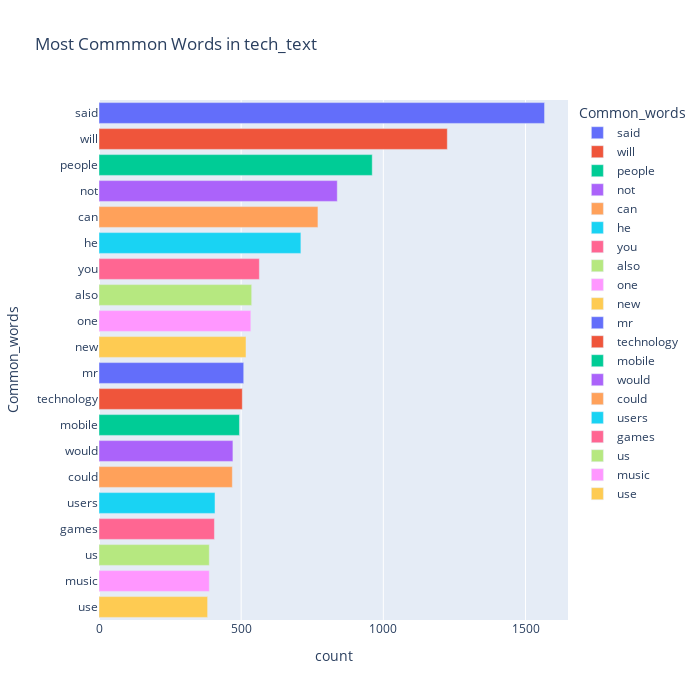

The code cell stored with this chart in its notebook:
### Code cell
top = Counter([item for sublist in tech_text['short_word'] for item in sublist])
temp_positive = pd.DataFrame(top.most_common(20))
temp_positive.columns = ['Common_words','count']
fig = px.bar(temp_positive, x="count", y="Common_words", title='Most Commmon Words in tech_text', orientation='h', 
             width=700, height=700,color='Common_words')
fig.show()

### Figure 1 — Plotly figure (JSON) as saved in the notebook; plotly's stock layout.template omitted (floating-point values rounded to 4 significant figures)
{"data": [{"alignmentgroup": "True", "hovertemplate": "Common_words=%{y}<br>count=%{x}<extra></extra>", "legendgroup": "said", "marker": {"color": "#636efa", "pattern": {"shape": ""}}, "name": "said", "offsetgroup": "said", "orientation": "h", "showlegend": true, "textposition": "auto", "type": "bar", "x": [1567], "xaxis": "x", "y": ["said"], "yaxis": "y"}, {"alignmentgroup": "True", "hovertemplate": "Common_words=%{y}<br>count=%{x}<extra></extra>", "legendgroup": "will", "marker": {"color": "#EF553B", "pattern": {"shape": ""}}, "name": "will", "offsetgroup": "will", "orientation": "h", "showlegend": true, "textposition": "auto", "type": "bar", "x": [1225], "xaxis": "x", "y": ["will"], "yaxis": "y"}, {"alignmentgroup": "True", "hovertemplate": "Common_words=%{y}<br>count=%{x}<extra></extra>", "legendgroup": "people", "marker": {"color": "#00cc96", "pattern": {"shape": ""}}, "name": "people", "offsetgroup": "people", "orientation": "h", "showlegend": true, "textposition": "auto", "type": "bar", "x": [961], "xaxis": "x", "y": ["people"], "yaxis": "y"}, {"alignmentgroup": "True", "hovertemplate": "Common_words=%{y}<br>count=%{x}<extra></extra>", "legendgroup": "not", "marker": {"color": "#ab63fa", "pattern": {"shape": ""}}, "name": "not", "offsetgroup": "not", "orientation": "h", "showlegend": true, "textposition": "auto", "type": "bar", "x": [838], "xaxis": "x", "y": ["not"], "yaxis": "y"}, {"alignmentgroup": "True", "hovertemplate": "Common_words=%{y}<br>count=%{x}<extra></extra>", "legendgroup": "can", "marker": {"color": "#FFA15A", "pattern": {"shape": ""}}, "name": "can", "offsetgroup": "can", "orientation": "h", "showlegend": true, "textposition": "auto", "type": "bar", "x": [770], "xaxis": "x", "y": ["can"], "yaxis": "y"}, {"alignmentgroup": "True", "hovertemplate": "Common_words=%{y}<br>count=%{x}<extra></extra>", "legendgroup": "he", "marker": {"color": "#19d3f3", "pattern": {"shape": ""}}, "name": "he", "offsetgroup": "he", "orientation": "h", "showlegend": true, "textposition": "auto", "type": "bar", "x": [710], "xaxis": "x", "y": ["he"], "yaxis": "y"}, {"alignmentgroup": "True", "hovertemplate": "Common_words=%{y}<br>count=%{x}<extra></extra>", "legendgroup": "you", "marker": {"color": "#FF6692", "pattern": {"shape": ""}}, "name": "you", "offsetgroup": "you", "orientation": "h", "showlegend": true, "textposition": "auto", "type": "bar", "x": [564], "xaxis": "x", "y": ["you"], "yaxis": "y"}, {"alignmentgroup": "True", "hovertemplate": "Common_words=%{y}<br>count=%{x}<extra></extra>", "legendgroup": "also", "marker": {"color": "#B6E880", "pattern": {"shape": ""}}, "name": "also", "offsetgroup": "also", "orientation": "h", "showlegend": true, "textposition": "auto", "type": "bar", "x": [537], "xaxis": "x", "y": ["also"], "yaxis": "y"}, {"alignmentgroup": "True", "hovertemplate": "Common_words=%{y}<br>count=%{x}<extra></extra>", "legendgroup": "one", "marker": {"color": "#FF97FF", "pattern": {"shape": ""}}, "name": "one", "offsetgroup": "one", "orientation": "h", "showlegend": true, "textposition": "auto", "type": "bar", "x": [534], "xaxis": "x", "y": ["one"], "yaxis": "y"}, {"alignmentgroup": "True", "hovertemplate": "Common_words=%{y}<br>count=%{x}<extra></extra>", "legendgroup": "new", "marker": {"color": "#FECB52", "pattern": {"shape": ""}}, "name": "new", "offsetgroup": "new", "orientation": "h", "showlegend": true, "textposition": "auto", "type": "bar", "x": [517], "xaxis": "x", "y": ["new"], "yaxis": "y"}, {"alignmentgroup": "True", "hovertemplate": "Common_words=%{y}<br>count=%{x}<extra></extra>", "legendgroup": "mr", "marker": {"color": "#636efa", "pattern": {"shape": ""}}, "name": "mr", "offsetgroup": "mr", "orientation": "h", "showlegend": true, "textposition": "auto", "type": "bar", "x": [509], "xaxis": "x", "y": ["mr"], "yaxis": "y"}, {"alignmentgroup": "True", "hovertemplate": "Common_words=%{y}<br>count=%{x}<extra></extra>", "legendgroup": "technology", "marker": {"color": "#EF553B", "pattern": {"shape": ""}}, "name": "technology", "offsetgroup": "technology", "orientation": "h", "showlegend": true, "textposition": "auto", "type": "bar", "x": [504], "xaxis": "x", "y": ["technology"], "yaxis": "y"}, {"alignmentgroup": "True", "hovertemplate": "Common_words=%{y}<br>count=%{x}<extra></extra>", "legendgroup": "mobile", "marker": {"color": "#00cc96", "pattern": {"shape": ""}}, "name": "mobile", "offsetgroup": "mobile", "orientation": "h", "showlegend": true, "textposition": "auto", "type": "bar", "x": [494], "xaxis": "x", "y": ["mobile"], "yaxis": "y"}, {"alignmentgroup": "True", "hovertemplate": "Common_words=%{y}<br>count=%{x}<extra></extra>", "legendgroup": "would", "marker": {"color": "#ab63fa", "pattern": {"shape": ""}}, "name": "would", "offsetgroup": "would", "orientation": "h", "showlegend": true, "textposition": "auto", "type": "bar", "x": [471], "xaxis": "x", "y": ["would"], "yaxis": "y"}, {"alignmentgroup": "True", "hovertemplate": "Common_words=%{y}<br>count=%{x}<extra></extra>", "legendgroup": "could", "marker": {"color": "#FFA15A", "pattern": {"shape": ""}}, "name": "could", "offsetgroup": "could", "orientation": "h", "showlegend": true, "textposition": "auto", "type": "bar", "x": [469], "xaxis": "x", "y": ["could"], "yaxis": "y"}, {"alignmentgroup": "True", "hovertemplate": "Common_words=%{y}<br>count=%{x}<extra></extra>", "legendgroup": "users", "marker": {"color": "#19d3f3", "pattern": {"shape": ""}}, "name": "users", "offsetgroup": "users", "orientation": "h", "showlegend": true, "textposition": "auto", "type": "bar", "x": [408], "xaxis": "x", "y": ["users"], "yaxis": "y"}, {"alignmentgroup": "True", "hovertemplate": "Common_words=%{y}<br>count=%{x}<extra></extra>", "legendgroup": "games", "marker": {"color": "#FF6692", "pattern": {"shape": ""}}, "name": "games", "offsetgroup": "games", "orientation": "h", "showlegend": true, "textposition": "auto", "type": "bar", "x": [406], "xaxis": "x", "y": ["games"], "yaxis": "y"}, {"alignmentgroup": "True", "hovertemplate": "Common_words=%{y}<br>count=%{x}<extra></extra>", "legendgroup": "us", "marker": {"color": "#B6E880", "pattern": {"shape": ""}}, "name": "us", "offsetgroup": "us", "orientation": "h", "showlegend": true, "textposition": "auto", "type": "bar", "x": [388], "xaxis": "x", "y": ["us"], "yaxis": "y"}, {"alignmentgroup": "True", "hovertemplate": "Common_words=%{y}<br>count=%{x}<extra></extra>", "legendgroup": "music", "marker": {"color": "#FF97FF", "pattern": {"shape": ""}}, "name": "music", "offsetgroup": "music", "orientation": "h", "showlegend": true, "textposition": "auto", "type": "bar", "x": [388], "xaxis": "x", "y": ["music"], "yaxis": "y"}, {"alignmentgroup": "True", "hovertemplate": "Common_words=%{y}<br>count=%{x}<extra></extra>", "legendgroup": "use", "marker": {"color": "#FECB52", "pattern": {"shape": ""}}, "name": "use", "offsetgroup": "use", "orientation": "h", "showlegend": true, "textposition": "auto", "type": "bar", "x": [382], "xaxis": "x", "y": ["use"], "yaxis": "y"}], "layout": {"barmode": "relative", "height": 700, "legend": {"title": {"text": "Common_words"}, "tracegroupgap": 0}, "title": {"text": "Most Commmon Words in tech_text"}, "width": 700, "xaxis": {"anchor": "y", "domain": [0, 1], "title": {"text": "count"}}, "yaxis": {"anchor": "x", "categoryarray": ["use", "music", "us", "games", "users", "could", "would", "mobile", "technology", "mr", "new", "one", "also", "you", "he", "can", "not", "people", "will", "said"], "categoryorder": "array", "domain": [0, 1], "title": {"text": "Common_words"}}}}
